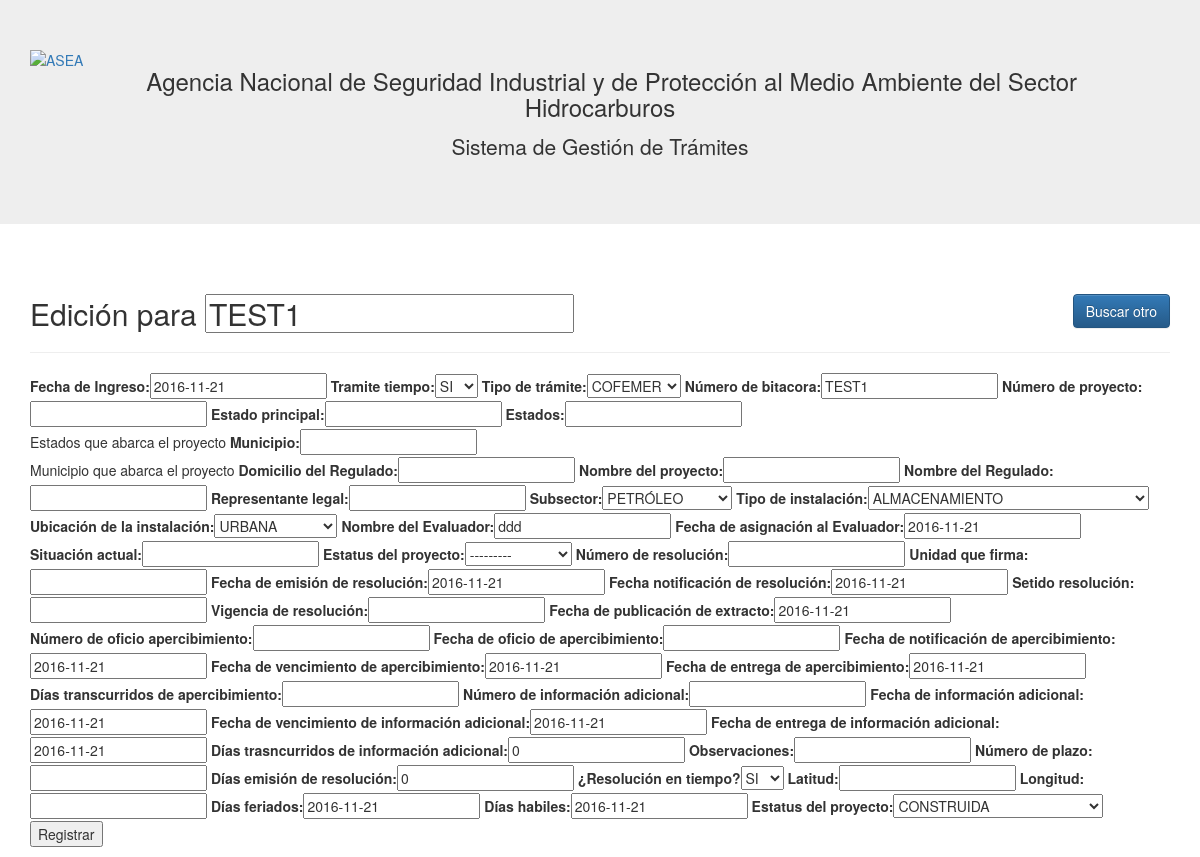
The app's page /mia/1/edit/ with its own data.
### mia/models.py (models this page shows, shortened)
class Mia(models.Model):
    a_tiempo = (
        ('SI', 'SI'),
        ('NO', 'NO'),
    )
    lbl_tipo_tramite = (
        ('COFEMER', 'COFEMER'),
        ('IP', 'IP'),
        ('MIA-P', 'MIA-P'),
        ('MIA-P/ERA', 'MIA-P/ERA'),
    )
    lbl_subsector = (
        (u'PETRÓLEO', 'PETRÓLEO'),
        (u'PETROLÍFEROS', 'PETROLÍFEROS'),
        ('GAS LP', 'GAS LP'),
        ('GAS NATURAL', 'GAS NATURAL'),
        ('RESIDUOS', 'RESIDUOS'),
        ('DTU', 'DTU')
    )
    lbl_tipo_instalacion = (
        (u'EXPLORACIÓN', 'EXPLORACIÓN'), #
        (u'ESTACIÓN DE SERVICIO', 'ESTACIÓN DE SERVICIO'), #
        ('ALMACENAMIENTO', 'ALMACENAMIENTO'), #
        ('TRANSPORTE', 'TRANSPORTE'),
        (u'PLANTA DE DISTRIBUCIÓN', 'PLANTA DE DISTRIBUCIÓN'),
        (u'RED DE DISTRIBUCIÓN', 'RED DE DISTRIBUCIÓN'), #
        (u'PROSPECCIÓN', 'PROSPECCIÓN'), #
        (u'DESCOMPRENSIÓN DE GAS NATURAL', 'DESCOMPRENSIÓN DE GAS NATURAL'),
    )
    lbl_ubicacion_instalacion = (
        ('CARRETERA', 'CARRETERA'),
        ('URBANA', 'URBANA'),
        ('NA', 'NA'),
        ('ZONA URBANA', 'ZONA URBANA'),
    )
    lbl_estatus_proyect = (
        ('CONSTRUIDA', 'CONSTRUIDA'),
        (u'EN CONSTRUCCIÓN', 'EN CONSTRUCCIÓN'),
        (u'OPERACIÓN', 'OPERACIÓN'),
        ('NUEVA', 'NUEVA'),
        ('INICIO DE PROCEDIMIENTO', 'INICIO DE PROCEDIMIENTO')
    )
    lbl_estatus = (
        ('RESUELTO', 'RESUELTO'),
        (u'EN TRÁMITE', 'EN TRÁMITE')
    )
    """docstring for Mia."""
    fecha_ingreso = models.DateField(_('Fecha de Ingreso'),null=True, blank=False)
    dias_evaluacion = models.IntegerField(default=0, null=True, blank=False)
    tramite_tiempo = models.CharField(max_length=2, choices=a_tiempo, default='SI', null=True, blank=False)
    tipo_tramite = models.CharField(_(u'Tipo de trámite'),max_length=32, choices=lbl_tipo_tramite, default='COFEMER', null=True, blank=False)
    bitacora = models.CharField(_(u'Número de bitacora'),max_length=32)
    numero_proyecto = models.CharField(_(u'Número de proyecto'),max_length=32, null=True, blank=True)
    estado_principal = models.CharField(_('Estado principal'),max_length=64, null=True, blank=True)
    estados = models.CharField(_('Estados'),max_length=64, null=True, blank=True, help_text=_('Estados que abarca el proyecto'))
    municipio = models.CharField(_('Municipio'),max_length=128, null=True, blank=True, help_text=_('Municipio que abarca el proyecto'))
    domicilio = models.CharField(_('Domicilio del Regulado'),max_length=254, null=True, blank=True)
    nombre_proyecto = models.CharField(_('Nombre del proyecto'),max_length=512, null=True, blank=True)
    regulado = models.CharField(_('Nombre del Regulado'), max_length=254, null=True, blank=True)
    representante_legal = models.CharField(_('Representante legal'),max_length=254, null=True, blank=True)
    subsector = models.CharField(_('Subsector'),max_length=32, choices=lbl_subsector, null=True, blank=False)
    tipo_instalacion = models.CharField(_(u'Tipo de instalación'),max_length=64, choices=lbl_tipo_instalacion, null=True, blank=False)
    ubicacion_instalacion = models.CharField(_(u'Ubicación de la instalación'),max_length=64, choices=lbl_ubicacion_instalacion, null=True, blank=False)
    evaluador = models.CharField(_('Nombre del Evaluador'),max_length=64, null=True, blank=False)
    fecha_asigna_evaluador = models.DateField(_(u'Fecha de asignación al Evaluador'),null=True, blank=False)
    situacion_actual = models.CharField(_(u'Situación actual'),max_length=128, null=True, blank=True)
    estatus = models.CharField(_('Estatus del proyecto'),max_length=254, choices=lbl_estatus, null=True, blank=True)
    numero_resolucion = models.CharField(_(u'Número de resolución'),max_length=128, null=True, blank=True)
    unidad_firma = models.CharField(_('Unidad que firma'),max_length=16, null=True, blank=True)
    fecha_emisi_resolu = models.DateField(_(u'Fecha de emisión de resolución'),null=True, blank=False)
    fecha_notifica_resolu = models.DateField(_(u'Fecha notificación de resolución'),null=True, blank=False)
    sentido_resolucion = models.CharField(_(u'Setido resolución'),max_length=64, null=True, blank=True)
    vigencia_resolucion = models.CharField(_(u'Vigencia de resolución'),max_length=16, null=True, blank=True)
    fecha_publica_extracto = models.DateField(_(u'Fecha de publicación de extracto'),null=True, blank=False)
    nume_of_apercibimiento = models.CharField(_(u'Número de oficio apercibimiento'),max_length=64, null=True, blank=True)
    fecha_of_apercibimiento = models.DateField(_('Fecha de oficio de apercibimiento'),null=True, blank=True)
    fecha_notica_apercibimiento = models.DateField(_(u'Fecha de notificación de apercibimiento'),null=True, blank=False)
    fecha_termi_apercibimiento = models.DateField(_('Fecha de vencimiento de apercibimiento'),null=True, blank=False)
    fecha_entrega_apercibimiento = models.DateField(_('Fecha de entrega de apercibimiento'),null=True, blank=False)
    dias_transcurre_apercibimiento = models.CharField(_(u'Días transcurridos de apercibimiento'),max_length=32, null=True, blank=True)
    numero_of_infoadicional = models.CharField(_(u'Número de información adicional'),max_length=32, null=True, blank=True)
    fecha_of_infoadicional = models.DateField(_(u'Fecha de información adicional'),null=True, blank=False)
    fecha_notifi_of_infoadicional = models.DateField(_(u'Fecha de notificación información adicional'),null=True, blank=False)
    fecha_vernci_of_infoadicional = models.DateField(_(u'Fecha de vencimiento de información adicional'),null=True, blank=False)
    fecha_entrega_of_infoadicional = models.DateField(_(u'Fecha de entrega de información adicional'),null=True, blank=False)
    dias_transcurre_of_infoadicional =  models.IntegerField(_(u'Días trasncurridos de información adicional'),default=0, null=True, blank=False)
    observasiones = models.CharField(_('Observaciones'),null=True, max_length=512, blank=True)
    numero_of_aplia_plazo =  models.CharField(_(u'Número de plazo'),null=True, max_length=32, blank=True)
    dias_emision_resolucion = models.IntegerField(_(u'Días emisión de resolución'),default=0, null=True, blank=False)
    resolucion_tiempo =models.CharField(_(u'¿Resolución en tiempo?'),max_length=2, choices=a_tiempo, default='SI', null=True, blank=False)
    dia_actual = models.DateField(_(u'Día actual'),auto_now=True)
    lati = models.FloatField(_('Latitud'),null=True, blank=True)
    longi = models.FloatField(_('Longitud'),null=True, blank=True)
    dias_feriado = models.DateField(_(u'Días feriados'),null=True, blank=False)
    dias_habiles = models.DateField(_(u'Días habiles'),null=True, blank=False)
    estatus_proyect = models.CharField(_('Estatus del proyecto'),max_length=32, choices=lbl_estatus_proyect, default='COFEMER', null=True, blank=False)
    llave_pago = models.CharField(_('Llave de pago'),max_length=32, null=True, blank=True)
    user = models.ForeignKey(user)

### mia/views.py (the view)
# urls.py: url(r'^mia/(?P<pk>[0-9]+)/edit/$', 'mia.views.mia_edit', name='mia_edit'),
def mia_edit(request, pk):
        mia = get_object_or_404(Mia, pk=pk)
        if request.method == "POST":
            form = MiaForm(request.POST, instance=mia)
            if form.is_valid():
                mia = form.save(commit=False)
                mia.author = request.user
                mia.save()
                return redirect('ugi.mia.views.mia_detail', pk=mia.pk)
        else:
            form = MiaForm(instance=mia)
        return render(request, 'mia/mia_edit.html', {'form': form})

### mia/templates/mia/mia_edit.html
{% extends 'base.html' %}
{% load bootstrap %}
{% block content %}
  <div class="container">
    <div class="page-header">
      <a href="/mia/" class="btn btn-primary pull-right">Buscar otro</a>
      <h2>Edición para {{ form.bitacora }} </h2>
    </div>
    <form id='formulario' method='post' enctype='multipart/form-data' action=''>{% csrf_token %}
      {{ form|bootstrap }}
      <p><input type='submit' value='Registrar'/></p>
    </form>
  </div>
{% endblock %}

### records on screen
Mia: bitacora "TEST1", fecha_ingreso "2016-11-21", tramite_tiempo "SI", tipo_tramite "COFEMER", subsector "PETRÓLEO", tipo_instalacion "ALMACENAMIENTO", ubicacion_instalacion "URBANA", evaluador "ddd", fecha_asigna_evaluador "2016-11-21", estatus "---------", fecha_emisi_resolu "2016-11-21", fecha_notifica_resolu "2016-11-21", fecha_publica_extracto "2016-11-21", fecha_notica_apercibimiento "2016-11-21", fecha_termi_apercibimiento "2016-11-21", fecha_entrega_apercibimiento "2016-11-21", fecha_of_infoadicional "2016-11-21", fecha_vernci_of_infoadicional "2016-11-21", fecha_entrega_of_infoadicional "2016-11-21", dias_transcurre_of_infoadicional "0", dias_emision_resolucion "0", resolucion_tiempo "SI", dias_feriado "2016-11-21", dias_habiles "2016-11-21", estatus_proyect "CONSTRUIDA"
